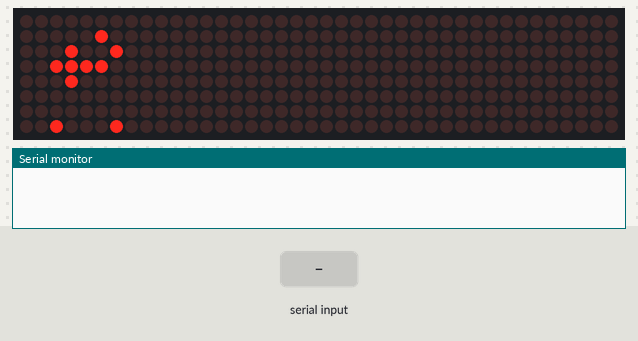
Simulated run of this sketch. Board: Arduino Nano, built with avr-gcc and run on an emulated ATmega328P. On the bench: 40×8 LED matrix, the last lines printed to the serial monitor. Inputs (shaded band) come from the test bench.

Above: at 0.76 s.
1.3 s: "0" received over the second serial link
At 5.32 s:
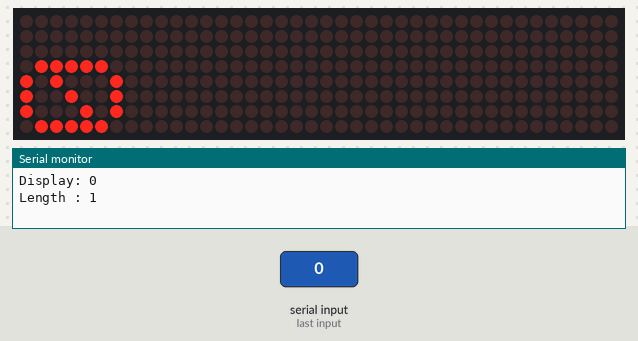
8.8 s: "1" received over the second serial link
At 8.91 s:
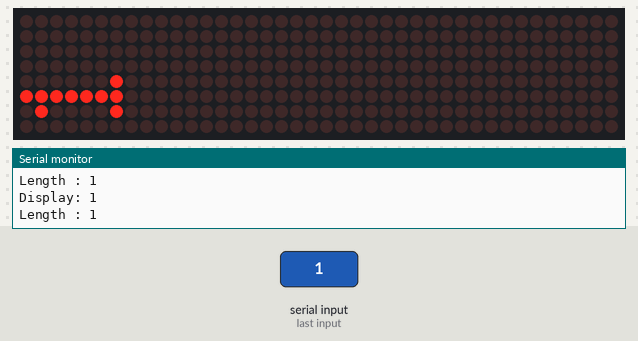
16.3 s: "2" received over the second serial link
At 16.85 s:
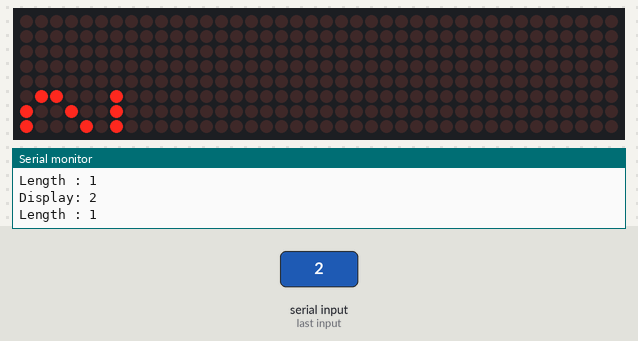
23.8 s: "1" received over the second serial link
36.9 s: "0" received over the second serial link
At 37.31 s:
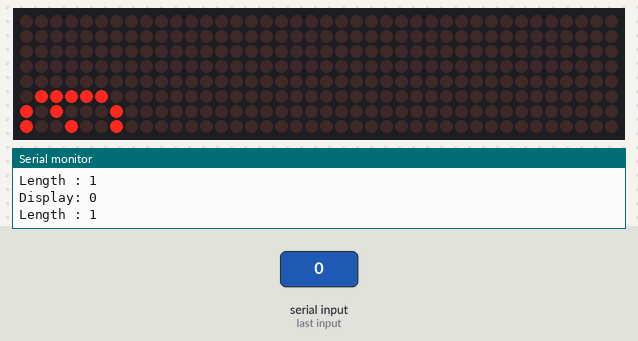
44.4 s: "2" received over the second serial link
At 44.69 s:
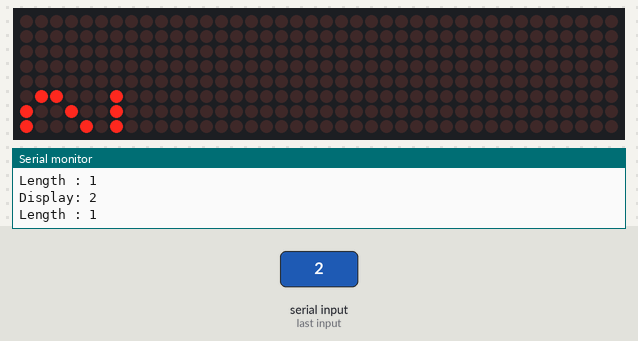

Measured:
- after the input at 1.3 s, the display: changes after 3.9 s (image 1)
- after the input at 8.8 s, the display: changes after 0.06 s (image 2)
- after the input at 16.3 s, the display: first differs from a run without the input after 0.40 s (image 3)
- after the input at 36.9 s, the display: changes after 0.26 s (image 4)
- after the input at 44.4 s, the display: changes after 0.14 s (image 5)

The sketch:

FCY1550I6ZTF6H2.ino
```cpp
// Easy bluetooth controlled scrolling text


// by Yoruk for Instructable

// 26 02 15 : first code
// 03 03 15 : buffer updating
// 04 03 15 : faster version, both buffers
// 05 03 15 : cleaning and help


/*
WIRING :
 pin 12 - DataIn of the first led matrix module
 pin 11 - CLK of the first led matrix module
 pin 10 - CS of the first led matrix module

 pin 9 : RX pin of the bluetooth module
 pin 8 : TX pin of the bluetooth module

 5V : 5v of the matrix module, 5v of the bluetooth module
 GND : the two GND signals of the matrix modules and the bluetooth module

 WARNING : Use a 3v3 arduino card (nano...) or a level converter !!!

 Wire the matrix modules in serie. See the Instructable steps.

 */


//Librairie for the LEDs matrix
#include "LedControl.h"

// virtual serial lib, used with bluetooth
#include <SoftwareSerial.h>

//How many matrixes we have ?
int MatrixNumber =5;


//virtual serial port bluetooth configuration
SoftwareSerial BT(8, 9);   //pin 8 : virtual RX    pin 9 :  virtual TX


// the delay between each screen display (ms)
int SpeedDelay = 12;


//total string lenght. The first message is 25 characters long (including spaces)
int LongueurChaine=25;


char incomingByte; //incoming data from the BT link


// the two pixels arrays
char Buffer[200];   //contient tout les pixels de TOUTE LA PHRASE
char Buffer_inverse[200]; //contient tout les pixels de TOUTE LA PHRASE, mais symetrises pour affichage sur ecran inverses

// the message array
char Phrase[50];

//here we set up the led matrix
LedControl lc=LedControl(12,11,10,MatrixNumber);


// character lib
int fontDefinitions[480] = {
    0x00,0x00,0x00,0x00,0x00,/*space*/ // is 32 in ASCII
    0x00,0xF6,0xF6,0x00,0x00,/*!*/
    0x00,0xE0,0x00,0xE0,0x00,/*"*/
    0x28,0xFE,0x28,0xFE,0x28,/*#*/
    0x00,0x64,0xD6,0x54,0x08,/*$*/
    0xC2,0xCC,0x10,0x26,0xC6,/*%*/
    0x4C,0xB2,0x92,0x6C,0x0A,/*&*/
    0x00,0x00,0xE0,0x00,0x00,/*'*/
    0x00,0x38,0x44,0x82,0x00,/*(*/
    0x00,0x82,0x44,0x38,0x00,/*)*/
    0x88,0x50,0xF8,0x50,0x88,/***/
    0x08,0x08,0x3E,0x08,0x08,/*+*/
    0x00,0x00,0x05,0x06,0x00,/*,*/
    0x08,0x08,0x08,0x08,0x08,/*-*/
    0x00,0x00,0x06,0x06,0x00,/*.*/
    0x02,0x0C,0x10,0x60,0x80,/*/*/
    0x7C,0x8A,0x92,0xA2,0x7C,/*0*/
    0x00,0x42,0xFE,0x02,0x00,/*1*/
    0x42,0x86,0x8A,0x92,0x62,/*2*/
    0x44,0x82,0x92,0x92,0x6C,/*3*/
    0x10,0x30,0x50,0xFE,0x10,/*4*/
    0xE4,0xA2,0xA2,0xA2,0x9C,/*5*/
    0x3C,0x52,0x92,0x92,0x0C,/*6*/
    0x80,0x86,0x98,0xE0,0x80,/*7*/
    0x6C,0x92,0x92,0x92,0x6C,/*8*/
    0x60,0x92,0x92,0x94,0x78,/*9*/
    0x00,0x00,0x36,0x36,0x00,/*:*/
    0x00,0x00,0x35,0x36,0x00,/*;*/
    0x10,0x28,0x44,0x82,0x00,/*<*/
    0x28,0x28,0x28,0x28,0x28,/*=*/
    0x00,0x82,0x44,0x28,0x10,/*>*/
    0x40,0x80,0x8A,0x90,0x60,/*?*/
    0x7C,0x82,0xBA,0xBA,0x62,/*@*/
    0x3E,0x48,0x88,0x48,0x3E,/*A*/
    0xFE,0x92,0x92,0x92,0x6C,/*B*/
    0x7C,0x82,0x82,0x82,0x44,/*C*/
    0xFE,0x82,0x82,0x82,0x7C,/*D*/
    0xFE,0x92,0x92,0x92,0x82,/*E*/
    0xFE,0x90,0x90,0x90,0x80,/*F*/
    0x7C,0x82,0x82,0x8A,0x4E,/*G*/
    0xFE,0x10,0x10,0x10,0xFE,/*H*/
    0x82,0x82,0xFE,0x82,0x82,/*I*/
    0x84,0x82,0xFC,0x80,0x80,/*J*/
    0xFE,0x10,0x28,0x44,0x82,/*K*/
    0xFE,0x02,0x02,0x02,0x02,/*L*/
    0xFE,0x40,0x20,0x40,0xFE,/*M*/
    0xFE,0x60,0x10,0x0C,0xFE,/*N*/
    0x7C,0x82,0x82,0x82,0x7C,/*O*/
    0xFE,0x90,0x90,0x90,0x60,/*P*/
    0x7C,0x82,0x82,0x86,0x7E,/*Q*/
    0xFE,0x90,0x98,0x94,0x62,/*R*/
    0x64,0x92,0x92,0x92,0x4C,/*S*/
    0x80,0x80,0xFE,0x80,0x80,/*T*/
    0xFC,0x02,0x02,0x02,0xFC,/*U*/
    0xF8,0x04,0x02,0x04,0xF8,/*V*/
    0xFC,0x02,0x0C,0x02,0xFC,/*W*/
    0xC6,0x28,0x10,0x28,0xC6,/*X*/
    0xC0,0x20,0x1E,0x20,0xC0,/*Y*/
    0x86,0x8A,0x92,0xA2,0xC2,/*Z*/
    0x00,0x00,0xFE,0x82,0x00,/*[*/
    0x00,0x00,0x00,0x00,0x00,/*this should be / */
    0x80,0x60,0x10,0x0C,0x02,/*]*/
    0x20,0x40,0x80,0x40,0x20,/*^*/
    0x01,0x01,0x01,0x01,0x01,/*_*/
    0x80,0x40,0x20,0x00,0x00,/*`*/
    0x04,0x2A,0x2A,0x2A,0x1E,/*a*/
    0xFE,0x12,0x22,0x22,0x1C,/*b*/
    0x1C,0x22,0x22,0x22,0x14,/*c*/
    0x1C,0x22,0x22,0x12,0xFE,/*d*/
    0x1C,0x2A,0x2A,0x2A,0x18,/*e*/
    0x10,0x7E,0x90,0x80,0x40,/*f*/
    0x18,0x25,0x25,0x25,0x1E,/*g*/
    0xFE,0x10,0x10,0x10,0x0E,/*h*/
    0x00,0x12,0x5E,0x02,0x00,/*i*/
    0x02,0x01,0x01,0x11,0x5E,/*j*/
    0xFE,0x08,0x08,0x14,0x22,/*k*/
    0x00,0x82,0xFE,0x02,0x00,/*l*/
    0x3E,0x20,0x1C,0x20,0x1E,/*m*/
    0x3E,0x20,0x20,0x20,0x1E,/*n*/
    0x1C,0x22,0x22,0x22,0x1C,/*o*/
    0x3F,0x24,0x24,0x24,0x18,/*p*/
    0x18,0x24,0x24,0x3F,0x01,/*q*/
    0x3E,0x10,0x20,0x20,0x10,/*r*/
    0x12,0x2A,0x2A,0x2A,0x04,/*s*/
    0x00,0x10,0x3C,0x12,0x04,/*t*/
    0x3C,0x02,0x02,0x02,0x3E,/*u*/
    0x30,0x0C,0x02,0x0C,0x30,/*v*/
    0x38,0x06,0x18,0x06,0x38,/*w*/
    0x22,0x14,0x08,0x14,0x22,/*x*/
    0x38,0x05,0x05,0x05,0x3E,/*y*/
    0x22,0x26,0x2A,0x32,0x22,/*z*/
    0x00,0x10,0x6C,0x82,0x82,/*{*/
    0x00,0x00,0xFF,0x00,0x00,/*|*/
    0x04,0x02,0xFF,0x02,0x04,/*|, arrow*/
    0x82,0x82,0x6C,0x10,0x00,/*}*/
    0x08,0x10,0x18,0x08,0x10/*~*/
};


void setup() {

    //matrix modules init
    for(int adresse=0;adresse<MatrixNumber;adresse++) {
        /*The MAX72XX is in power-saving mode on startup*/
        lc.shutdown(adresse,false);
        /* Set the brightness to a medium values */
        lc.setIntensity(adresse,4);
        /* and clear the display */
        lc.clearDisplay(adresse);
    }

//    BufferBuilding("Hi ! Sent me a message...", 25);   //first message on the led screen


    BufferBuilding("text", 4);   //first message on the led screen


    Serial.begin(9600); //we also set the normal serial link, for debug

    BT.begin(9600);      // bluetooth initialisation

    //we sent a message on the phone to tell the user that he can do someting...
    BT.println("Hi ! I'm waiting for a message. Type it and press SEND.");

}


void loop() {

    DrawText( LongueurChaine); //draw the message, in a loop


    //or, if we get something on the virtual bluetooth port...
    if (BT.available() > 0) {

        LongueurChaine = BT.available(); //incoming string lenght

        for  (int i = 0; i < LongueurChaine; i++) {

            // read the incoming byte:
            incomingByte = BT.read();

            Phrase[i] = incomingByte; ///store the character into the string array

        }

        //debug features, to check :
        Serial.print("Display: ");
        Serial.println(Phrase);
        Serial.print("Length : ");
        Serial.println(LongueurChaine);

        //buffers cleaning, to store the new message
        for(int k = 0; k < 200; k++) {
            Buffer[k]=0;
            Buffer_inverse[k]=0;

        }

        //we create the new buffers, so the new message will be drawn when leaving the sub
        BufferBuilding(Phrase, LongueurChaine);
    }

}


void BufferBuilding(char * stringToDisplay, byte stringLength)
{
    int i =0;

    //loop on every characters (on the string)
    for(int k = 0; k < stringLength; k++) {
        //here we call the characters library
        int caract= k;
        Buffer[i+0] =  fontDefinitions[((stringToDisplay[caract] - 32) * 5) + 0];
        Buffer[i+1] =  fontDefinitions[((stringToDisplay[caract] - 32) * 5) + 1];
        Buffer[i+2] =  fontDefinitions[((stringToDisplay[caract] - 32) * 5) + 2];
        Buffer[i+3] =  fontDefinitions[((stringToDisplay[caract] - 32) * 5) + 3];
        Buffer[i+4] =  fontDefinitions[((stringToDisplay[caract] - 32) * 5) + 4];
        Buffer[i+5] =  B00000000;  //one blank column of leds between two characters
        i=i+6;
    }

    // here, we create a second buffer, to display the message on the switched matrixes
    for(int k = 0; k < stringLength*6; k++) {
        for(int i = 0; i < 8; i++) {
            bitWrite(  Buffer_inverse[k] ,i,  bitRead(Buffer[k] ,7-i) )   ;
        }
    }
}


void DrawText( byte stringLength) {

    for(int k = 0; k < stringLength*6; k++) {

        delay(SpeedDelay);


//delay(10000);
        //k is the column

        //buffer drawing
        for (int m = 0; m < MatrixNumber; m++) {  //loop on the matrix
            if (m % 2 ==  0) //check is the module is upside-down or not...
            {
                //here, the matrix is flipped upside-down
                for (int i = 0; i < 8; i++) {  //loop on the columns

                      lc.setRow(m,7-i,Buffer[i+k+8*m]);
                }
            }
            else
            {
                //classical
                for (int i = 0; i < 8; i++) {  //loop on the columns


                       lc.setRow(m,i,Buffer_inverse[i+k+8*m]);
                }
            }
        }
    }

}
```
